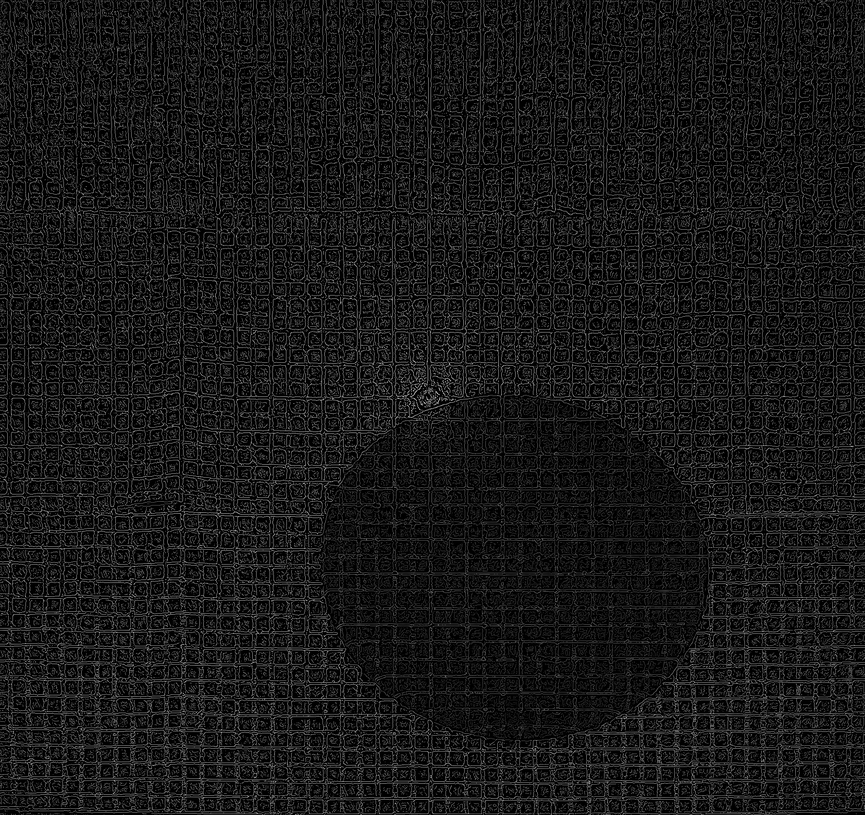
#> input picture Archive of images/Report/4.png, 865 x 815 px, shrunk from 1800 x 1696 before the run, found by its file name
$ python 'largest contour.py'
#> lines starting #> are read from the running program, lines starting #| are printed output that depends on the picture; after the words box and inside, x2 and y2 are one past the last pixel; in counts of white or black regions, pixels touching at a corner belong together
import cv2
import numpy as np

# Read image
img = cv2.imread('Archive of images/Report/4.png')
#> img is the input picture: shape (815, 865, 3); min 0, max 186, mean 24.1
hh, ww = img.shape[:2]
#> hh = 815; ww = 865

# threshold on black
# Define lower and uppper limits of what we call "white-ish"
lower = np.array([0, 0, 0])
upper = np.array([0, 0, 0])

# Create mask to only select black
thresh = cv2.inRange(img, lower, upper)
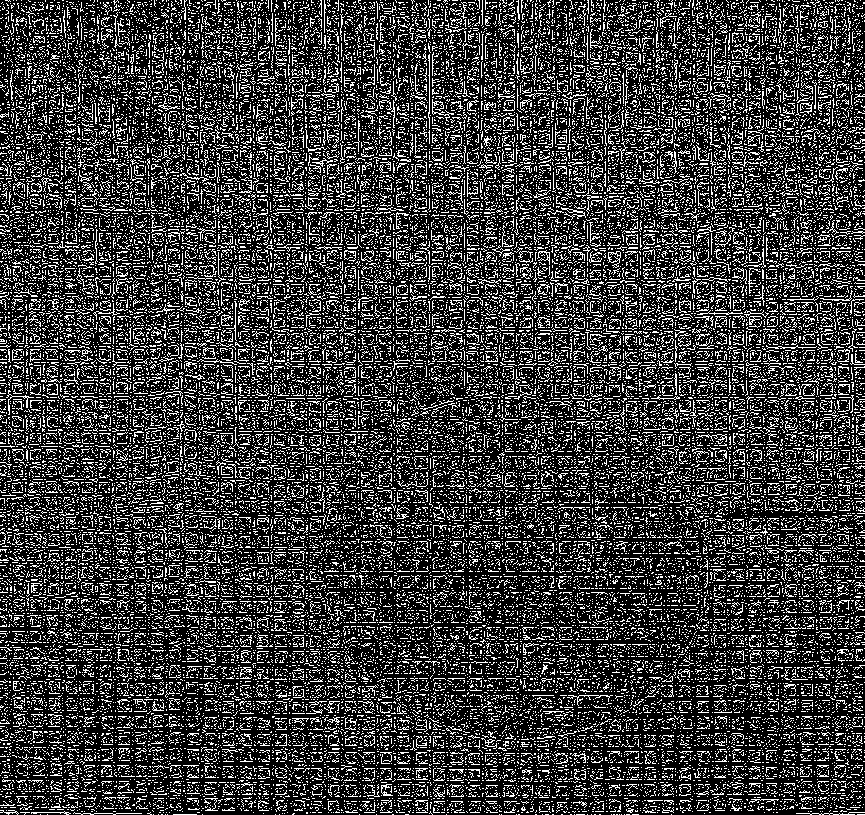
#> thresh: shape (815, 865); 23.5% white in thin lines or dots

# invert mask so shapes are white on black background
thresh_inv = 255 - thresh
#> thresh_inv: shape (815, 865); 76.5% white; black in thin lines or dots

# get the largest contour
contours = cv2.findContours(
    thresh_inv, cv2.RETR_EXTERNAL, cv2.CHAIN_APPROX_SIMPLE)
#> contours = 5 contours, 4 with area under 20; largest, box (x1, y1, x2, y2) and area: (0, 0, 865, 815) 700574
contours = contours[0] if len(contours) == 2 else contours[1]
big_contour = max(contours, key=cv2.contourArea)
#> big_contour = contour of 2252 points, box (x1, y1, x2, y2) (0, 0, 865, 815), area 700574

# draw white contour on black background as mask
mask = np.zeros((hh, ww), dtype=np.uint8)
cv2.drawContours(mask, [big_contour], 0, (255, 255, 255), cv2.FILLED)
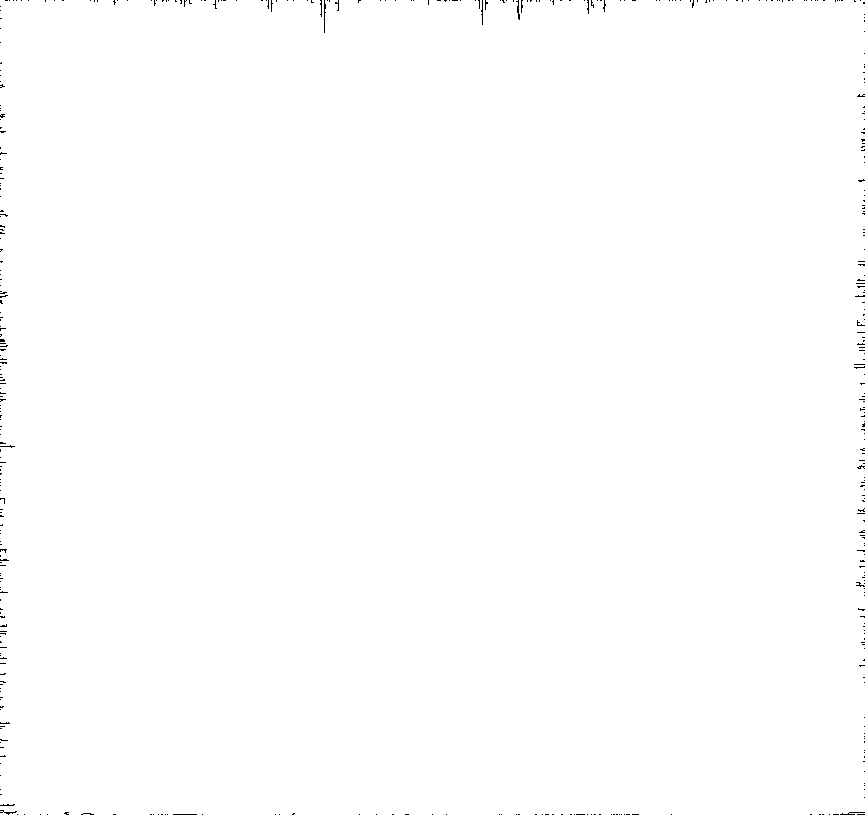
#> mask: shape (815, 865); 99.7% white; black in thin lines or dots

# invert mask so shapes are white on black background
mask_inv = 255 - mask
#> mask_inv: shape (815, 865); 0.26% white in thin lines or dots

# create new (blue) background
bckgnd = np.full_like(img, (255, 255, 255))

# apply mask to image
image_masked = cv2.bitwise_and(img, img, mask=mask)

# apply inverse mask to background
bckgnd_masked = cv2.bitwise_and(bckgnd, bckgnd, mask=mask_inv)
#> bckgnd_masked: shape (815, 865, 3); 0.26% white in thin lines or dots
#> bckgnd: shape (815, 865, 3); every value is 255

# add together
result = cv2.add(image_masked, bckgnd_masked)

# save results
cv2.imwrite('shapes_inverted_mask.jpg', mask_inv)
cv2.imwrite('shapes_masked.jpg', image_masked)
cv2.imwrite('shapes_bckgrnd_masked.jpg', bckgnd_masked)
cv2.imwrite('shapes_result.jpg', result)

cv2.imshow('mask', mask)
cv2.imshow('image_masked', image_masked)
cv2.imshow('bckgrnd_masked', bckgnd_masked)
cv2.imshow('result', result)
cv2.waitKey(0)
cv2.destroyAllWindows()

$ run again, with Archive of images/Report/2.png copied over Archive of images/Report/4.png
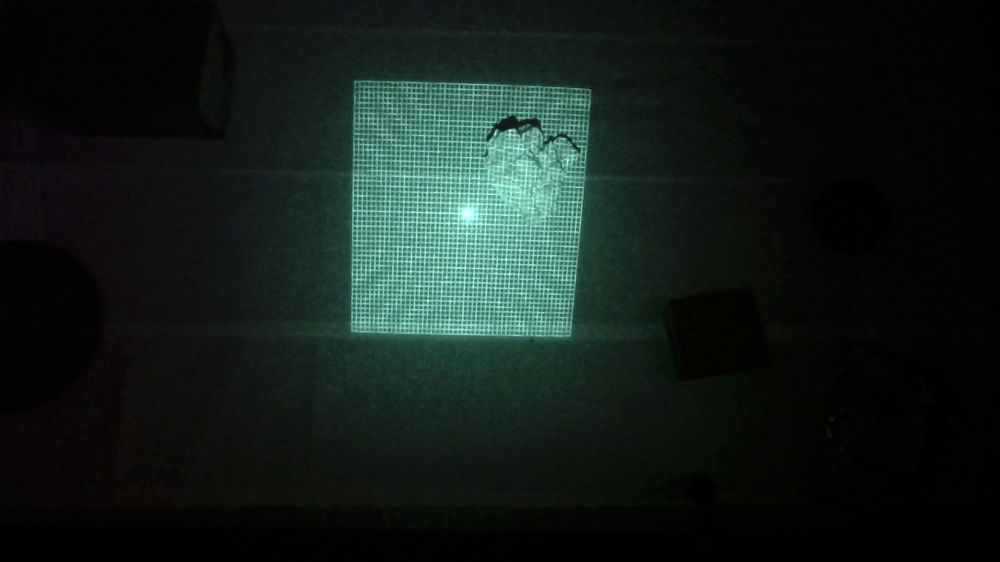
#> input picture Archive of images/Report/2.png, 1000 x 562 px, shrunk from 1920 x 1080 before the run, found by its file name
#> img is the input picture: shape (562, 1000, 3); mean B, G, R 26.4, 30.1, 20
#> `thresh = cv2.inRange(img, lower, upper)`:
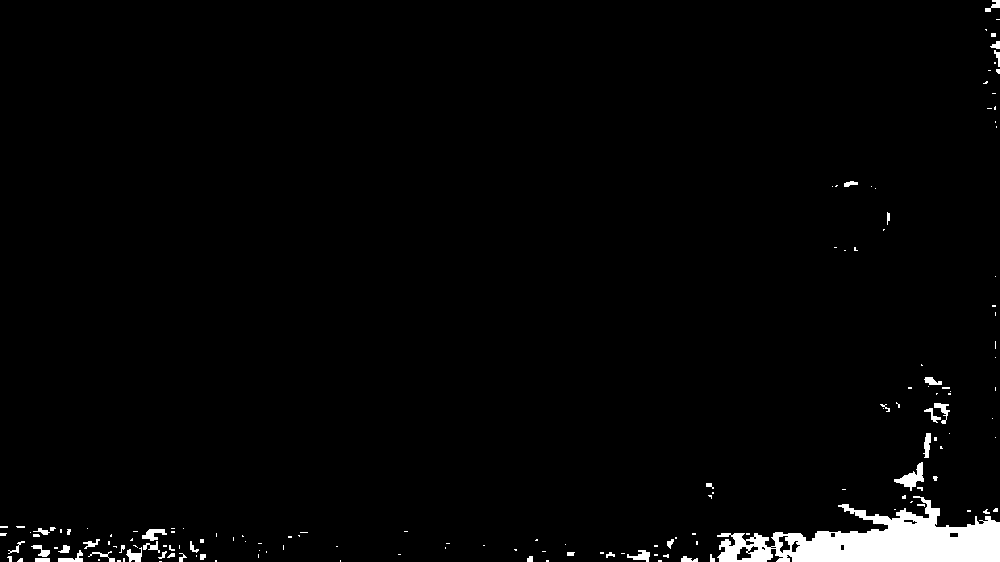
#> thresh: shape (562, 1000); 2.3% white; 154 white regions (112 under 20 px), largest, box (x1, y1, x2, y2) and area: (717, 496, 1000, 562) 9359, (894, 462, 924, 491) 338, (142, 529, 167, 541) 164
#> thresh_inv: shape (562, 1000); 97.7% white; 154 black regions (112 under 20 px)
#> contours = 12 contours, 6 with area under 20; largest, box (x1, y1, x2, y2) and area: (0, 0, 1000, 562) 549366, (737, 546, 758, 560) 113, (779, 536, 790, 553) 76, (767, 549, 783, 562) 53, (792, 541, 800, 552) 30, (950, 533, 958, 537) 21
#> big_contour = contour of 541 points, box (x1, y1, x2, y2) (0, 0, 1000, 562), area 549366
#> `cv2.drawContours(mask, [big_contour], 0, (255, 255, 255), cv2.FILLED)`:
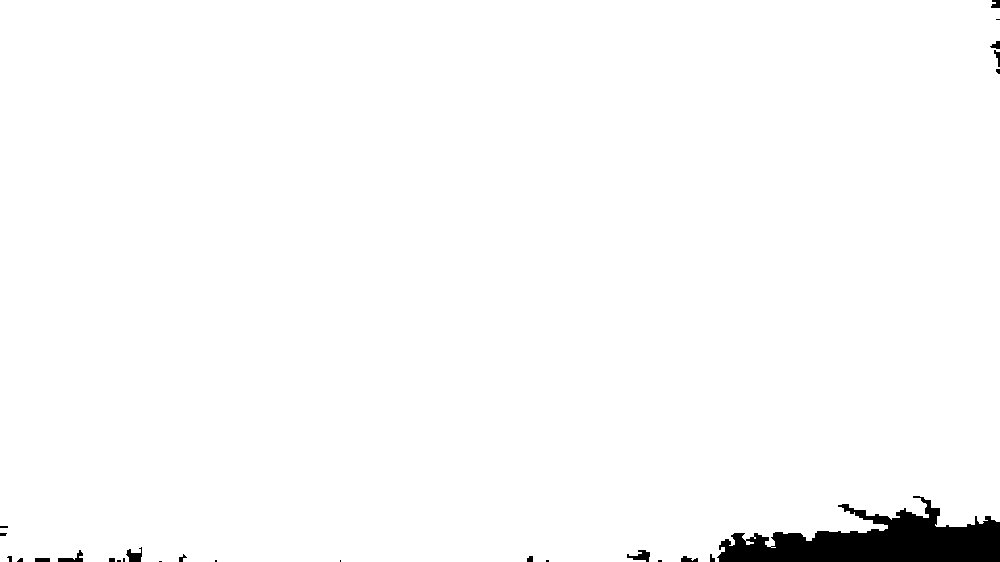
#> mask: shape (562, 1000); 98.1% white; 26 black regions (12 under 20 px), largest, box (x1, y1, x2, y2) and area: (717, 496, 1000, 562) 9795, (627, 550, 650, 562) 143, (126, 547, 142, 562) 142
#> bckgnd: shape (562, 1000, 3); every value is 255
